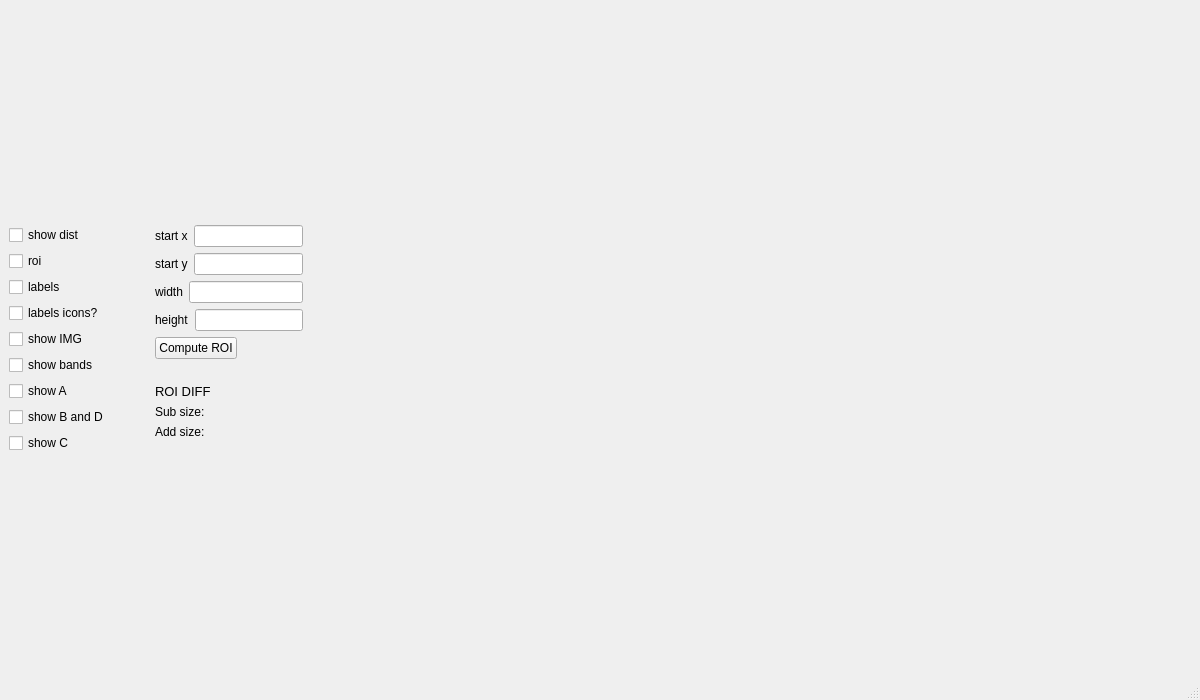
<?xml version="1.0" encoding="UTF-8"?>
<ui version="4.0">
 <class>MainWindow</class>
 <widget class="QMainWindow" name="MainWindow">
  <property name="geometry">
   <rect>
    <x>0</x>
    <y>0</y>
    <width>1200</width>
    <height>700</height>
   </rect>
  </property>
  <property name="sizePolicy">
   <sizepolicy hsizetype="Fixed" vsizetype="Fixed">
    <horstretch>0</horstretch>
    <verstretch>0</verstretch>
   </sizepolicy>
  </property>
  <property name="minimumSize">
   <size>
    <width>1200</width>
    <height>700</height>
   </size>
  </property>
  <property name="maximumSize">
   <size>
    <width>1200</width>
    <height>700</height>
   </size>
  </property>
  <property name="windowTitle">
   <string>MainWindow</string>
  </property>
  <widget class="QWidget" name="centralwidget">
   <property name="sizePolicy">
    <sizepolicy hsizetype="Preferred" vsizetype="Fixed">
     <horstretch>0</horstretch>
     <verstretch>0</verstretch>
    </sizepolicy>
   </property>
   <layout class="QGridLayout" name="gridLayout">
    <item row="0" column="1">
     <spacer name="horizontalSpacer">
      <property name="orientation">
       <enum>Qt::Horizontal</enum>
      </property>
      <property name="sizeType">
       <enum>QSizePolicy::Fixed</enum>
      </property>
      <property name="sizeHint" stdset="0">
       <size>
        <width>40</width>
        <height>20</height>
       </size>
      </property>
     </spacer>
    </item>
    <item row="0" column="2">
     <layout class="QFormLayout" name="formLayout">
      <item row="0" column="0">
       <layout class="QVBoxLayout" name="verticalLayout_2">
        <item>
         <layout class="QHBoxLayout" name="horizontalLayout">
          <item>
           <widget class="QLabel" name="startX_label">
            <property name="text">
             <string>start x</string>
            </property>
           </widget>
          </item>
          <item>
           <widget class="QLineEdit" name="startX_input"/>
          </item>
         </layout>
        </item>
        <item>
         <layout class="QHBoxLayout" name="horizontalLayout_2">
          <item>
           <widget class="QLabel" name="startY_label">
            <property name="text">
             <string>start y</string>
            </property>
           </widget>
          </item>
          <item>
           <widget class="QLineEdit" name="startY_input"/>
          </item>
         </layout>
        </item>
        <item>
         <layout class="QHBoxLayout" name="horizontalLayout_3">
          <item>
           <widget class="QLabel" name="width_label">
            <property name="text">
             <string>width</string>
            </property>
           </widget>
          </item>
          <item>
           <widget class="QLineEdit" name="width_input"/>
          </item>
         </layout>
        </item>
        <item>
         <layout class="QHBoxLayout" name="horizontalLayout_4">
          <item>
           <widget class="QLabel" name="height_label">
            <property name="text">
             <string>height</string>
            </property>
           </widget>
          </item>
          <item>
           <widget class="QLineEdit" name="height_input"/>
          </item>
         </layout>
        </item>
       </layout>
      </item>
      <item row="1" column="0">
       <widget class="QPushButton" name="roiButton">
        <property name="text">
         <string>Compute ROI</string>
        </property>
       </widget>
      </item>
      <item row="2" column="0">
       <spacer name="verticalSpacer">
        <property name="orientation">
         <enum>Qt::Vertical</enum>
        </property>
        <property name="sizeType">
         <enum>QSizePolicy::Fixed</enum>
        </property>
        <property name="sizeHint" stdset="0">
         <size>
          <width>20</width>
          <height>13</height>
         </size>
        </property>
       </spacer>
      </item>
      <item row="3" column="0">
       <layout class="QVBoxLayout" name="verticalLayout_3">
        <item>
         <widget class="QLabel" name="label">
          <property name="font">
           <font>
            <pointsize>10</pointsize>
            <weight>50</weight>
            <bold>false</bold>
           </font>
          </property>
          <property name="text">
           <string>ROI DIFF</string>
          </property>
         </widget>
        </item>
        <item>
         <layout class="QHBoxLayout" name="horizontalLayout_5">
          <item>
           <widget class="QLabel" name="label_2">
            <property name="text">
             <string>Sub size:</string>
            </property>
           </widget>
          </item>
          <item>
           <widget class="QLabel" name="roiSub_label">
            <property name="text">
             <string/>
            </property>
           </widget>
          </item>
         </layout>
        </item>
        <item>
         <layout class="QHBoxLayout" name="horizontalLayout_6">
          <item>
           <widget class="QLabel" name="label_3">
            <property name="text">
             <string>Add size:</string>
            </property>
           </widget>
          </item>
          <item>
           <widget class="QLabel" name="roiAdd_label">
            <property name="text">
             <string/>
            </property>
           </widget>
          </item>
         </layout>
        </item>
       </layout>
      </item>
     </layout>
    </item>
    <item row="0" column="0">
     <layout class="QVBoxLayout" name="verticalLayout">
      <item>
       <widget class="QCheckBox" name="dist_checkbox">
        <property name="text">
         <string>show dist</string>
        </property>
       </widget>
      </item>
      <item>
       <widget class="QCheckBox" name="roi_checkbox">
        <property name="text">
         <string>roi</string>
        </property>
       </widget>
      </item>
      <item>
       <widget class="QCheckBox" name="labels_checkbox">
        <property name="text">
         <string>labels</string>
        </property>
       </widget>
      </item>
      <item>
       <widget class="QCheckBox" name="labels_icons_checkbox">
        <property name="text">
         <string>labels icons?</string>
        </property>
       </widget>
      </item>
      <item>
       <widget class="QCheckBox" name="img_checkbox">
        <property name="text">
         <string>show IMG</string>
        </property>
       </widget>
      </item>
      <item>
       <widget class="QCheckBox" name="bands_checkbox">
        <property name="text">
         <string>show bands</string>
        </property>
       </widget>
      </item>
      <item>
       <widget class="QCheckBox" name="checkBoxA">
        <property name="text">
         <string>show A</string>
        </property>
       </widget>
      </item>
      <item>
       <widget class="QCheckBox" name="checkBoxB">
        <property name="text">
         <string>show B and D</string>
        </property>
       </widget>
      </item>
      <item>
       <widget class="QCheckBox" name="checkBoxC">
        <property name="text">
         <string>show C</string>
        </property>
       </widget>
      </item>
     </layout>
    </item>
   </layout>
  </widget>
  <widget class="QMenuBar" name="menubar">
   <property name="geometry">
    <rect>
     <x>0</x>
     <y>0</y>
     <width>1200</width>
     <height>22</height>
    </rect>
   </property>
  </widget>
  <widget class="QStatusBar" name="statusbar"/>
 </widget>
 <resources/>
 <connections/>
</ui>
